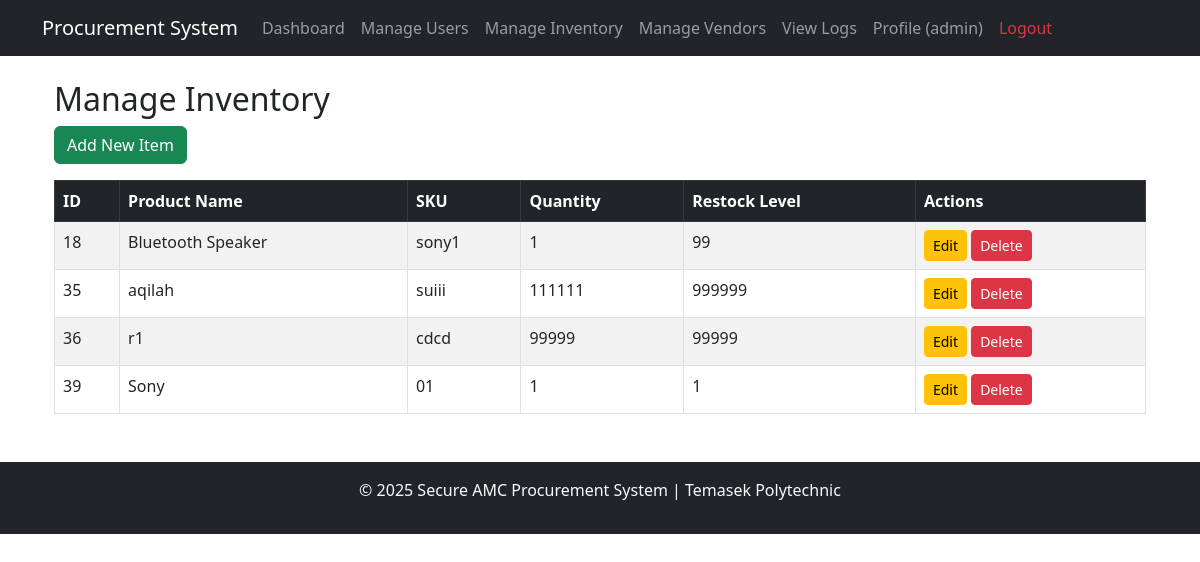
Screenshot of /inventory_system/manage_inventory.php (signed in) with the database file from the repository.
### tables this page shows
CREATE TABLE `inventory` (
  `id` int(11) NOT NULL,
  `product_name` varchar(255) NOT NULL,
  `sku` varchar(100) NOT NULL,
  `quantity` int(11) NOT NULL,
  `restock_level` int(11) NOT NULL
);

### inventory_system/manage_inventory.php (the view, shortened to what this page needs)
<?php
include 'header.php';
include 'db_connect.php';
$sql = "SELECT * FROM inventory";
$result = $conn->query($sql);
?>
<div class="container mt-4">
    <h2>Manage Inventory</h2>
    <a href="create_item.php" class="btn btn-success mb-3">Add New Item</a>
    <?php if ($result->num_rows > 0): ?>
        <table class="table table-bordered table-striped">
            <thead class="table-dark">
                <tr>
                    <th>ID</th>
                    <th>Product Name</th>
                    <th>SKU</th>
                    <th>Quantity</th>
                    <th>Restock Level</th>
                    <th>Actions</th>
                </tr>
            </thead>
            <tbody>
                <?php while ($row = $result->fetch_assoc()): ?>
                    <tr>
                        <td><?php echo htmlspecialchars($row["id"]); ?></td>
                        <td><?php echo htmlspecialchars($row["product_name"]); ?></td>
                        <td><?php echo htmlspecialchars($row["sku"]); ?></td>
                        <td><?php echo htmlspecialchars($row["quantity"]); ?></td>
                        <td><?php echo htmlspecialchars($row["restock_level"]); ?></td>
                        <td>
                            <a href="update_item.php?id=<?php echo htmlspecialchars($row["id"]); ?>" class="btn btn-warning btn-sm">Edit</a>
                            <?php if ($_SESSION['role'] === 'Admin'): ?>
                                <a href="delete_item.php?id=<?php echo htmlspecialchars($row["id"]); ?>"
                                   class="btn btn-danger btn-sm"
                                   onclick="return confirm('Are you sure you want to delete this item?');">
                                   Delete
                                </a>
                            <?php endif; ?>
                        </td>
                    </tr>
                <?php endwhile; ?>
            </tbody>
        </table>
    <?php else: ?>
        <div class="alert alert-warning">No inventory items found.</div>
    <?php endif; ?>
</div>
<?php
include 'footer.php';
?>

### rows the page displays
inventory: id "18", product_name "Bluetooth Speaker", sku "sony1", quantity "1", restock_level "99"
inventory: id "35", product_name "aqilah", sku "suiii", quantity "111111", restock_level "999999"
inventory: id "36", product_name "r1", sku "cdcd", quantity "99999", restock_level "99999"
inventory: id "39", product_name "Sony", sku "01", quantity "1", restock_level "1"

### other values shown
$user_name "admin"
